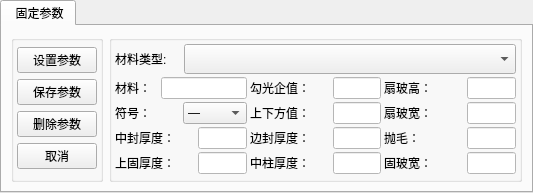
        <widget class="QTabWidget" name="tabWidget">
         <property name="currentIndex">
          <number>0</number>
         </property>
         <widget class="QWidget" name="tab">
          <attribute name="title">
           <string> 固定参数</string>
          </attribute>
          <layout class="QHBoxLayout" name="horizontalLayout_16">
           <item>
            <widget class="QGroupBox" name="groupBox_6">
             <property name="title">
              <string/>
             </property>
             <layout class="QVBoxLayout" name="verticalLayout_2">
              <property name="spacing">
               <number>3</number>
              </property>
              <property name="margin">
               <number>3</number>
              </property>
              <item>
               <widget class="QPushButton" name="btnSetPara">
                <property name="minimumSize">
                 <size>
                  <width>0</width>
                  <height>0</height>
                 </size>
                </property>
                <property name="maximumSize">
                 <size>
                  <width>16777215</width>
                  <height>16777215</height>
                 </size>
                </property>
                <property name="text">
                 <string>设置参数</string>
                </property>
               </widget>
              </item>
              <item>
               <widget class="QPushButton" name="btnSavePara">
                <property name="minimumSize">
                 <size>
                  <width>0</width>
                  <height>0</height>
                 </size>
                </property>
                <property name="maximumSize">
                 <size>
                  <width>16777215</width>
                  <height>16777215</height>
                 </size>
                </property>
                <property name="text">
                 <string>保存参数</string>
                </property>
               </widget>
              </item>
              <item>
               <widget class="QPushButton" name="btnDelPara">
                <property name="minimumSize">
                 <size>
                  <width>0</width>
                  <height>0</height>
                 </size>
                </property>
                <property name="maximumSize">
                 <size>
                  <width>16777215</width>
                  <height>16777215</height>
                 </size>
                </property>
                <property name="text">
                 <string>删除参数</string>
                </property>
               </widget>
              </item>
              <item>
               <widget class="QPushButton" name="btnParaCancel">
                <property name="text">
                 <string>取消</string>
                </property>
               </widget>
              </item>
             </layout>
            </widget>
           </item>
           <item>
            <widget class="QGroupBox" name="groupBox_7">
             <property name="title">
              <string/>
             </property>
             <layout class="QVBoxLayout" name="verticalLayout_3">
              <property name="spacing">
               <number>3</number>
              </property>
              <property name="margin">
               <number>3</number>
              </property>
              <item>
               <layout class="QHBoxLayout" name="horizontalLayout_21" stretch="1,5">
                <item>
                 <widget class="QLabel" name="label_17">
                  <property name="text">
                   <string>材料类型:</string>
                  </property>
                 </widget>
                </item>
                <item>
                 <widget class="QComboBox" name="cbox_material_type">
                  <property name="minimumSize">
                   <size>
                    <width>0</width>
                    <height>30</height>
                   </size>
                  </property>
                 </widget>
                </item>
               </layout>
              </item>
              <item>
               <layout class="QGridLayout" name="gridLayout">
                <item row="0" column="0">
                 <layout class="QHBoxLayout" name="horizontalLayout_12" stretch="1,2">
                  <item>
                   <widget class="QLabel" name="label_4">
                    <property name="minimumSize">
                     <size>
                      <width>0</width>
                      <height>0</height>
                     </size>
                    </property>
                    <property name="maximumSize">
                     <size>
                      <width>16777215</width>
                      <height>16777215</height>
                     </size>
                    </property>
                    <property name="text">
                     <string>材料：</string>
                    </property>
                   </widget>
                  </item>
                  <item>
                   <widget class="QLineEdit" name="le_material_type">
                    <property name="maximumSize">
                     <size>
                      <width>100</width>
                      <height>16777215</height>
                     </size>
                    </property>
                    <property name="styleSheet">
                     <string notr="true">background-color: rgb(255, 255, 255);</string>
                    </property>
                   </widget>
                  </item>
                 </layout>
                </item>
                <item row="0" column="1">
                 <layout class="QHBoxLayout" name="horizontalLayout_10">
                  <item>
                   <widget class="QLabel" name="label_11">
                    <property name="minimumSize">
                     <size>
                      <width>80</width>
                      <height>0</height>
                     </size>
                    </property>
                    <property name="maximumSize">
                     <size>
                      <width>60</width>
                      <height>16777215</height>
                     </size>
                    </property>
                    <property name="text">
                     <string>勾光企值：</string>
                    </property>
                   </widget>
                  </item>
                  <item>
                   <widget class="QLineEdit" name="le_gou_guang_qi_constant">
                    <property name="minimumSize">
                     <size>
                      <width>0</width>
                      <height>0</height>
                     </size>
                    </property>
                    <property name="maximumSize">
                     <size>
                      <width>100</width>
                      <height>16777215</height>
                     </size>
                    </property>
                    <property name="styleSheet">
                     <string notr="true">background-color: rgb(255, 255, 255);</string>
                    </property>
                   </widget>
                  </item>
                 </layout>
                </item>
                <item row="0" column="2">
                 <layout class="QHBoxLayout" name="horizontalLayout_14">
                  <item>
                   <widget class="QLabel" name="label_15">
                    <property name="minimumSize">
                     <size>
                      <width>80</width>
                      <height>0</height>
                     </size>
                    </property>
                    <property name="maximumSize">
                     <size>
                      <width>60</width>
                      <height>16777215</height>
                     </size>
                    </property>
                    <property name="text">
                     <string>扇玻高：</string>
                    </property>
                   </widget>
                  </item>
                  <item>
                   <widget class="QLineEdit" name="le_shan_bo_gao">
                    <property name="minimumSize">
                     <size>
                      <width>0</width>
                      <height>0</height>
                     </size>
                    </property>
                    <property name="maximumSize">
                     <size>
                      <width>100</width>
                      <height>16777215</height>
                     </size>
                    </property>
                    <property name="styleSheet">
                     <string notr="true">
background-color: rgb(255, 255, 255);</string>
                    </property>
                   </widget>
                  </item>
                 </layout>
                </item>
                <item row="1" column="0">
                 <layout class="QHBoxLayout" name="horizontalLayout_15" stretch="1,1">
                  <item>
                   <widget class="QLabel" name="label_8">
                    <property name="text">
                     <string>符号：</string>
                    </property>
                   </widget>
                  </item>
                  <item>
                   <widget class="QComboBox" name="cbox_operator">
                    <property name="maximumSize">
                     <size>
                      <width>16777215</width>
                      <height>16777215</height>
                     </size>
                    </property>
                    <item>
                     <property name="text">
                      <string>—</string>
                     </property>
                    </item>
                    <item>
                     <property name="text">
                      <string>＋</string>
                     </property>
                    </item>
                   </widget>
                  </item>
                 </layout>
                </item>
                <item row="1" column="1">
                 <layout class="QHBoxLayout" name="horizontalLayout_11">
                  <item>
                   <widget class="QLabel" name="label_12">
                    <property name="minimumSize">
                     <size>
                      <width>80</width>
                      <height>0</height>
                     </size>
                    </property>
                    <property name="maximumSize">
                     <size>
                      <width>60</width>
                      <height>16777215</height>
                     </size>
                    </property>
                    <property name="text">
                     <string>上下方值：</string>
                    </property>
                   </widget>
                  </item>
                  <item>
                   <widget class="QLineEdit" name="le_shang_xia_fang_constant">
                    <property name="minimumSize">
                     <size>
                      <width>0</width>
                      <height>0</height>
                     </size>
                    </property>
                    <property name="maximumSize">
                     <size>
                      <width>100</width>
                      <height>16777215</height>
                     </size>
                    </property>
                    <property name="styleSheet">
                     <string notr="true">background-color: rgb(255, 255, 255);</string>
                    </property>
                   </widget>
                  </item>
                 </layout>
                </item>
                <item row="1" column="2">
                 <layout class="QHBoxLayout" name="horizontalLayout_19">
                  <item>
                   <widget class="QLabel" name="label_16">
                    <property name="minimumSize">
                     <size>
                      <width>80</width>
                      <height>0</height>
                     </size>
                    </property>
                    <property name="maximumSize">
                     <size>
                      <width>60</width>
                      <height>16777215</height>
                     </size>
                    </property>
                    <property name="text">
                     <string>扇玻宽：</string>
                    </property>
                   </widget>
                  </item>
                  <item>
                   <widget class="QLineEdit" name="le_shan_bo_kuan">
                    <property name="minimumSize">
                     <size>
                      <width>0</width>
                      <height>0</height>
                     </size>
                    </property>
                    <property name="maximumSize">
                     <size>
                      <width>100</width>
                      <height>16777215</height>
                     </size>
                    </property>
                    <property name="styleSheet">
                     <string notr="true">
background-color: rgb(255, 255, 255);</string>
                    </property>
                   </widget>
                  </item>
                 </layout>
                </item>
                <item row="2" column="0">
                 <layout class="QHBoxLayout" name="horizontalLayout_7">
                  <item>
                   <widget class="QLabel" name="label_6">
                    <property name="minimumSize">
                     <size>
                      <width>80</width>
                      <height>0</height>
                     </size>
                    </property>
                    <property name="maximumSize">
                     <size>
                      <width>60</width>
                      <height>16777215</height>
                     </size>
                    </property>
                    <property name="text">
                     <string>中封厚度：</string>
                    </property>
                   </widget>
                  </item>
                  <item>
                   <widget class="QLineEdit" name="le_zhong_feng_hou">
                    <property name="minimumSize">
                     <size>
                      <width>0</width>
                      <height>0</height>
                     </size>
                    </property>
                    <property name="maximumSize">
                     <size>
                      <width>100</width>
                      <height>16777215</height>
                     </size>
                    </property>
                    <property name="styleSheet">
                     <string notr="true">background-color: rgb(255, 255, 255);</string>
                    </property>
                   </widget>
                  </item>
                 </layout>
                </item>
                <item row="2" column="1">
                 <layout class="QHBoxLayout" name="horizontalLayout_6">
                  <item>
                   <widget class="QLabel" name="label_5">
                    <property name="minimumSize">
                     <size>
                      <width>80</width>
                      <height>0</height>
                     </size>
                    </property>
                    <property name="maximumSize">
                     <size>
                      <width>60</width>
                      <height>16777215</height>
                     </size>
                    </property>
                    <property name="text">
                     <string>边封厚度：</string>
                    </property>
                   </widget>
                  </item>
                  <item>
                   <widget class="QLineEdit" name="le_bian_feng_hou_du">
                    <property name="minimumSize">
                     <size>
                      <width>0</width>
                      <height>0</height>
                     </size>
                    </property>
                    <property name="maximumSize">
                     <size>
                      <width>100</width>
                      <height>16777215</height>
                     </size>
                    </property>
                    <property name="styleSheet">
                     <string notr="true">background-color: rgb(255, 255, 255);</string>
                    </property>
                   </widget>
                  </item>
                 </layout>
                </item>
                <item row="2" column="2">
                 <layout class="QHBoxLayout" name="horizontalLayout_22">
                  <item>
                   <widget class="QLabel" name="label_18">
                    <property name="minimumSize">
                     <size>
                      <width>80</width>
                      <height>0</height>
                     </size>
                    </property>
                    <property name="maximumSize">
                     <size>
                      <width>60</width>
                      <height>16777215</height>
                     </size>
                    </property>
                    <property name="text">
                     <string>抛毛：</string>
                    </property>
                   </widget>
                  </item>
                  <item>
                   <widget class="QLineEdit" name="le_pao_mao">
                    <property name="minimumSize">
                     <size>
                      <width>0</width>
                      <height>0</height>
                     </size>
                    </property>
                    <property name="maximumSize">
                     <size>
                      <width>100</width>
                      <height>16777215</height>
                     </size>
                    </property>
                    <property name="styleSheet">
                     <string notr="true">
background-color: rgb(255, 255, 255);</string>
                    </property>
                   </widget>
                  </item>
                 </layout>
                </item>
                <item row="3" column="0">
                 <layout class="QHBoxLayout" name="horizontalLayout_9">
                  <item>
                   <widget class="QLabel" name="label_10">
                    <property name="minimumSize">
                     <size>
                      <width>80</width>
                      <height>0</height>
                     </size>
                    </property>
                    <property name="maximumSize">
                     <size>
                      <width>60</width>
                      <height>16777215</height>
                     </size>
                    </property>
                    <property name="text">
                     <string>上固厚度：</string>
                    </property>
                   </widget>
                  </item>
                  <item>
                   <widget class="QLineEdit" name="le_shang_gu_hou_du">
                    <property name="minimumSize">
                     <size>
                      <width>0</width>
                      <height>0</height>
                     </size>
                    </property>
                    <property name="maximumSize">
                     <size>
                      <width>100</width>
                      <height>16777215</height>
                     </size>
                    </property>
                    <property name="styleSheet">
                     <string notr="true">
background-color: rgb(255, 255, 255);</string>
                    </property>
                   </widget>
                  </item>
                 </layout>
                </item>
                <item row="3" column="1">
                 <layout class="QHBoxLayout" name="horizontalLayout_17">
                  <item>
                   <widget class="QLabel" name="label_13">
                    <property name="minimumSize">
                     <size>
                      <width>80</width>
                      <height>0</height>
                     </size>
                    </property>
                    <property name="maximumSize">
                     <size>
                      <width>60</width>
                      <height>16777215</height>
                     </size>
                    </property>
                    <property name="text">
                     <string>中柱厚度：</string>
                    </property>
                   </widget>
                  </item>
                  <item>
                   <widget class="QLineEdit" name="le_zhong_zhu_hou">
                    <property name="minimumSize">
                     <size>
                      <width>0</width>
                      <height>0</height>
                     </size>
                    </property>
                    <property name="maximumSize">
                     <size>
                      <width>100</width>
                      <height>16777215</height>
                     </size>
                    </property>
                    <property name="styleSheet">
                     <string notr="true">
background-color: rgb(255, 255, 255);</string>
                    </property>
                    <property name="text">
                     <string/>
                    </property>
                   </widget>
                  </item>
                 </layout>
                </item>
                <item row="3" column="2">
                 <layout class="QHBoxLayout" name="horizontalLayout_23">
                  <item>
                   <widget class="QLabel" name="label_19">
                    <property name="minimumSize">
                     <size>
                      <width>80</width>
                      <height>0</height>
                     </size>
                    </property>
                    <property name="maximumSize">
                     <size>
                      <width>60</width>
                      <height>16777215</height>
                     </size>
                    </property>
                    <property name="text">
                     <string>固玻宽：</string>
                    </property>
                   </widget>
                  </item>
                  <item>
                   <widget class="QLineEdit" name="le_gu_bo_kuan">
                    <property name="minimumSize">
                     <size>
                      <width>0</width>
                      <height>0</height>
                     </size>
                    </property>
                    <property name="maximumSize">
                     <size>
                      <width>100</width>
                      <height>16777215</height>
                     </size>
                    </property>
                    <property name="styleSheet">
                     <string notr="true">
background-color: rgb(255, 255, 255);</string>
                    </property>
                   </widget>
                  </item>
                 </layout>
                </item>
               </layout>
              </item>
             </layout>
            </widget>
           </item>
          </layout>
         </widget>
        </widget>
